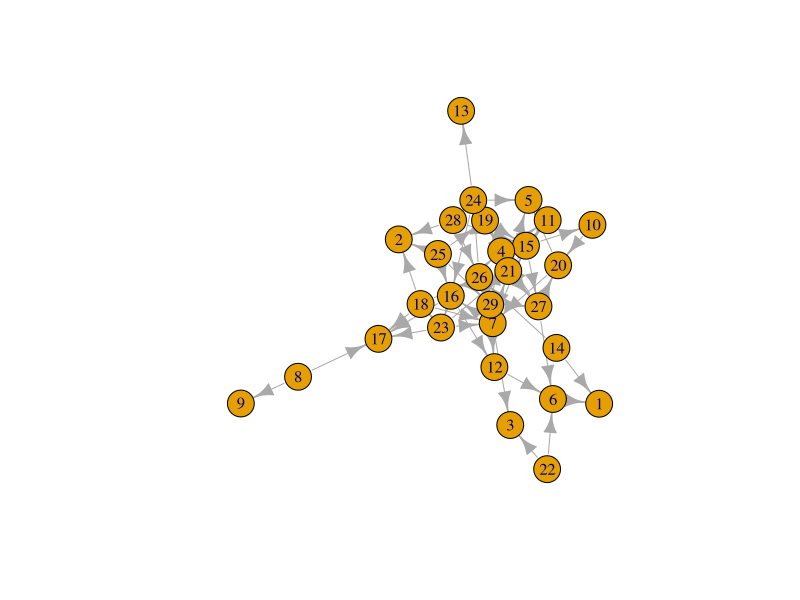
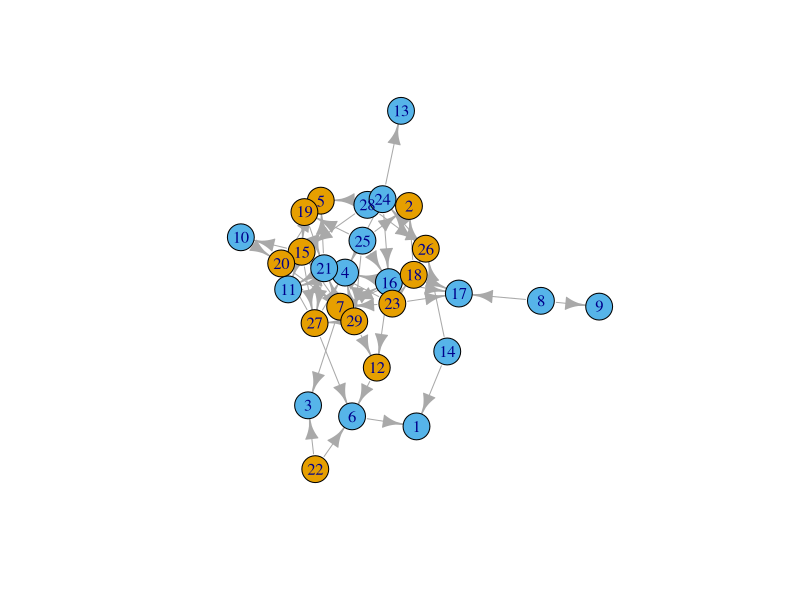
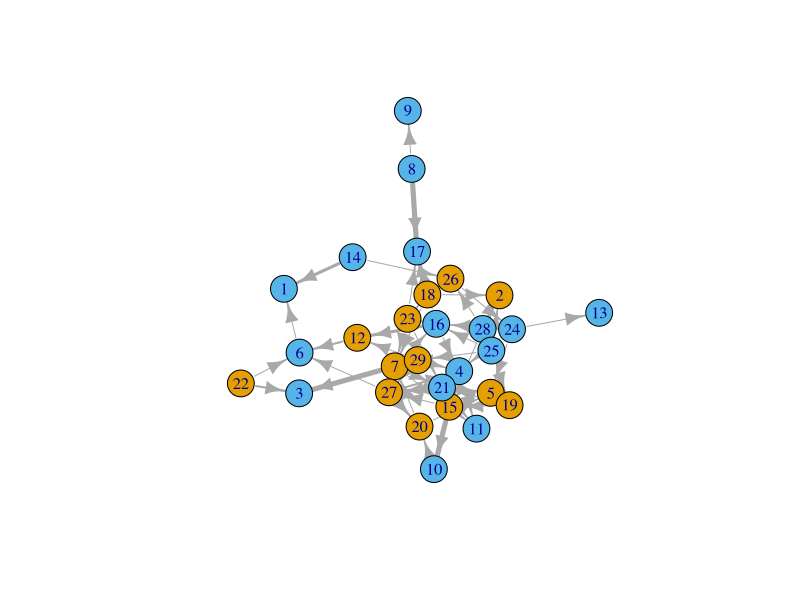

The R source for these figures, in order:
## ---- chunk 1
D1 <- read.csv("comment-data.csv", header = TRUE)
## ---- chunk 2
D1$comment.to <- as.factor(D1$comment.to)
D1$comment.from <- as.factor(D1$comment.from)
## ---- chunk 3
library(dplyr)

D2 <- select(D1, comment.to, comment.from) #select() chooses the columns
## ---- chunk 4

EDGE <- count(D2, comment.to, comment.from)

names(EDGE) <- c("from", "to", "count")

## ---- chunk 5
#First we will separate the commenters from our commentees
V.FROM <- select(D1, comment.from, from.gender, from.major)

#Now we will separate the commentees from our commenters
V.TO <- select(D1, comment.to, to.gender, to.major)

#Make sure that the from and to data frames have the same variables names
names(V.FROM) <- c("id", "gender.from", "major.from")
names(V.TO) <- c("id", "gender.to", "major.to")

#Make sure that the id variable in both dataframes has the same number of levels
lvls <- sort(union(levels(V.FROM$id), levels(V.TO$id)))

VERTEX <- full_join(mutate(V.FROM, id=factor(id, levels=lvls)),
    mutate(V.TO, id=factor(id, levels=lvls)), by = "id")

#Fill in missing gender and major values - ifelse() will convert factors to numerical values so convert to character
VERTEX$gender.from <- ifelse(is.na(VERTEX$gender.from) == TRUE, as.factor(as.character(VERTEX$gender.to)), as.factor(as.character(VERTEX$gender.from)))

VERTEX$major.from <- ifelse(is.na(VERTEX$major.from) == TRUE, as.factor(as.character(VERTEX$major.to)), as.factor(as.character(VERTEX$major.from)))

#Remove redundant gender and major variables
VERTEX <- select(VERTEX, id, gender.from, major.from)

#rename variables
names(VERTEX) <- c("id", "gender", "major")

#Remove all the repeats so that we just have a list of each student and their characteristics
VERTEX <- unique(VERTEX)

## ---- chunk 6
#Load the igraph package

library(igraph)

#First we will make an object that contains the graph information using our two dataframes EDGE and VERTEX. Notice that we have made "directed = TRUE" - our graph is directed since comments are being given from one student to another.

g <- graph.data.frame(EDGE, directed=TRUE, vertices=VERTEX)

#Now we can plot our graph using the force directed graphing technique - our old friend Fruchertman-Reingold!

plot(g,layout=layout.fruchterman.reingold)

#There are many ways to change the attributes of the graph to represent different characteristics of the newtork. For example, we can color the nodes according to gender.

plot(g,layout=layout.fruchterman.reingold, vertex.color=VERTEX$gender)

#We can change the thickness of the edge according to the number of times a particular student has sent another student a comment.

plot(g,layout=layout.fruchterman.reingold, vertex.color=VERTEX$gender, edge.width=EDGE$count)

